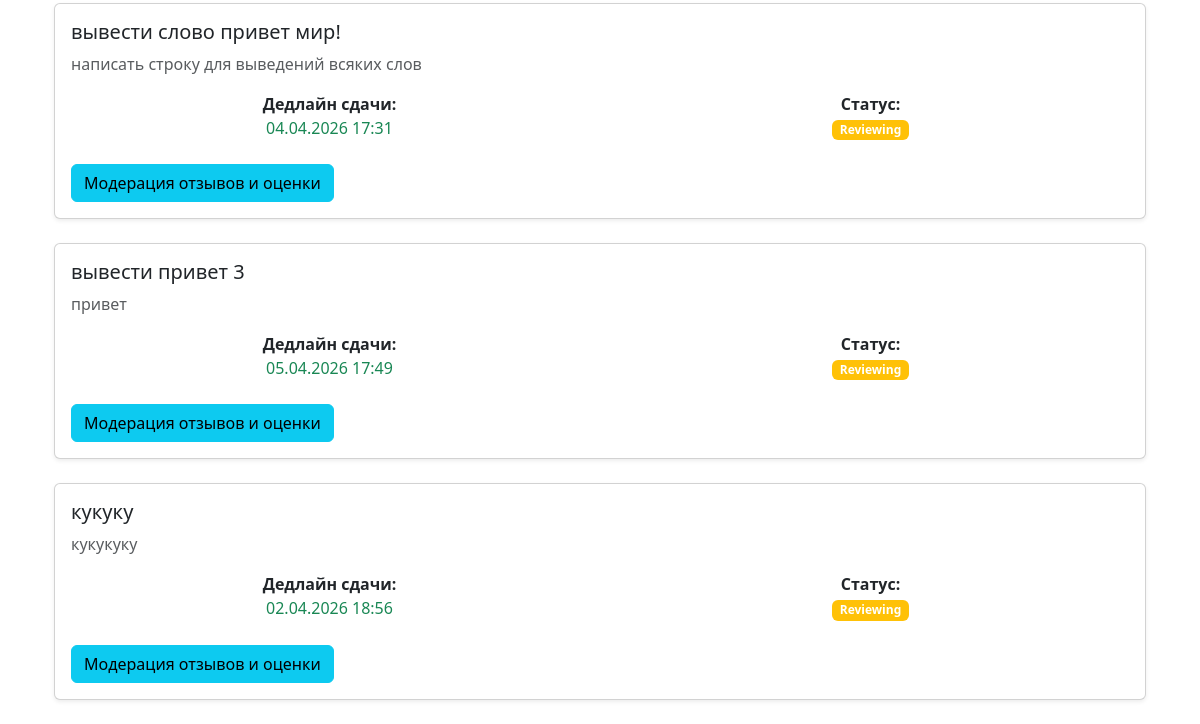
The app's page /dashboard/teacher/ (signed in, lower part), older data.
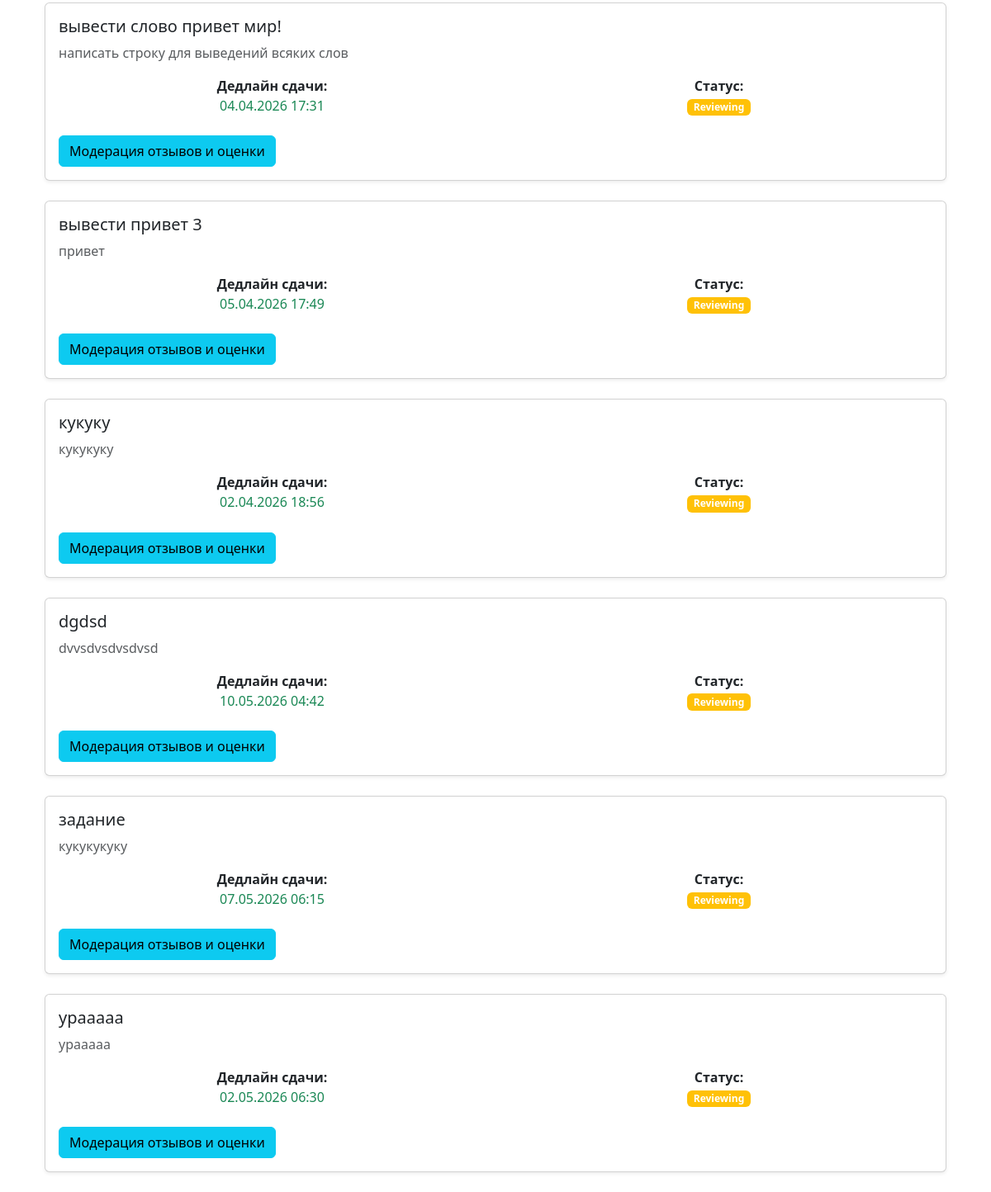
The same page, newer data.
### polls/models.py (models this page shows, shortened)
class Assignment(models.Model):
    title = models.CharField(max_length=200)
    description = models.TextField()
    submission_deadline = models.DateTimeField()
    review_deadline = models.DateTimeField()
    required_reviews_per_student = models.IntegerField(default=3)
    created_by = models.ForeignKey(
        User,
        on_delete=models.CASCADE,
        related_name='assignments_created'
    )
    status = models.CharField(
        max_length=20,
        choices=[
            ('OPEN', 'Open'),
            ('REVIEWING', 'Reviewing'),
            ('CLOSED', 'Closed')
        ],
        default='OPEN'
    )

### polls/views.py (the view)
# urls.py: path('dashboard/teacher/', views.teacher_dashboard, name='teacher_dashboard'),
@login_required
@user_passes_test(is_instructor, login_url='login_teacher')
def teacher_dashboard(request):
    assignments = Assignment.objects.filter(created_by=request.user)
    return render(request, 'polls/dashboard/teacher_dashboard.html', {
        'assignments': assignments
    })

### polls/views.py (called while the page is built)
def is_instructor(user):
    return user.groups.filter(name='Instructor').exists()

### polls/templates/polls/dashboard/teacher_dashboard.html (shortened to what this page needs)
{% extends 'polls/base.html' %}
{% block content %}
<div class="container">
    {% if assignments %}
        {% for assignment in assignments %}
        <div class="card shadow-sm mb-4">
            <div class="card-body">
                <h5>{{ assignment.title }}</h5>
                <p class="text-muted">{{ assignment.description|truncatewords:30 }}</p>
                <div class="row text-center">
                    <div class="col">
                        <strong>Дедлайн сдачи:</strong><br>
                        <span class="{% if assignment.submission_deadline < now %}text-danger{% else %}text-success{% endif %}">
                            {{ assignment.submission_deadline|date:"d.m.Y H:i" }}
                        </span>
                    </div>
                    <div class="col">
                        <strong>Статус:</strong><br>
                        <span class="badge bg-{% if assignment.status == 'OPEN' %}success{% elif assignment.status == 'REVIEWING' %}warning{% else %}secondary{% endif %}">
                            {{ assignment.get_status_display }}
                        </span>
                    </div>
                </div>
                <div class="mt-4">
                    {% if assignment.status == 'OPEN' %}
                        <a href="{% url 'assign_reviews' assignment.id %}" class="btn btn-warning">
                            Запустить рецензирование
                        </a>
                    {% elif assignment.status == 'REVIEWING' %}
                        <a href="{% url 'assignment_detail' assignment.id %}" class="btn btn-info">
                            Модерация отзывов и оценки
                        </a>
                    {% endif %}
                </div>
            </div>
        </div>
        {% endfor %}
    {% else %}
        <div class="alert alert-info">
            У вас пока нет созданных заданий. Нажмите кнопку выше, чтобы создать первое.
        </div>
    {% endif %}
</div>
{% endblock %}

Row changes from the older to the newer data that the page shows:
added Assignment: title "dgdsd", description "dvvsdvsdvsdvsd", submission_deadline "10.05.2026 04:42", status "Reviewing", shows "Модерация отзывов и оценки"
added Assignment: title "задание", description "кукукукуку", submission_deadline "07.05.2026 06:15", status "Reviewing", shows "Модерация отзывов и оценки"
added Assignment: title "урааааа", description "урааааа", submission_deadline "02.05.2026 06:30", status "Reviewing", shows "Модерация отзывов и оценки"
